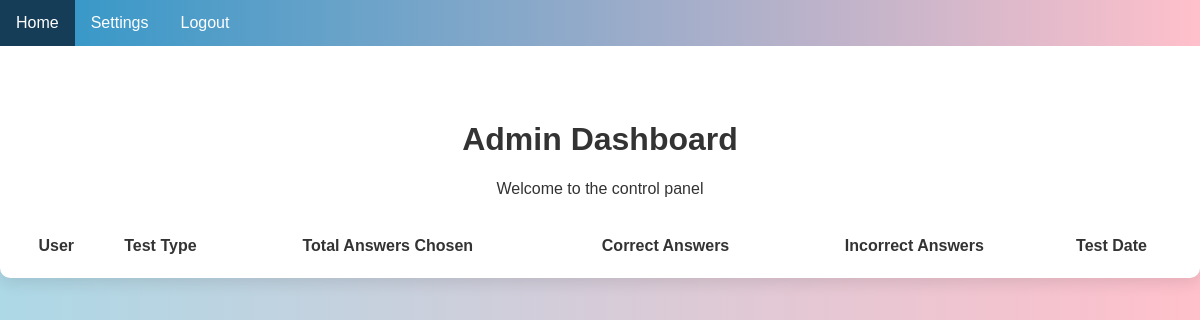
/dashboard (signed in), run on an earlier commit of the app's database.
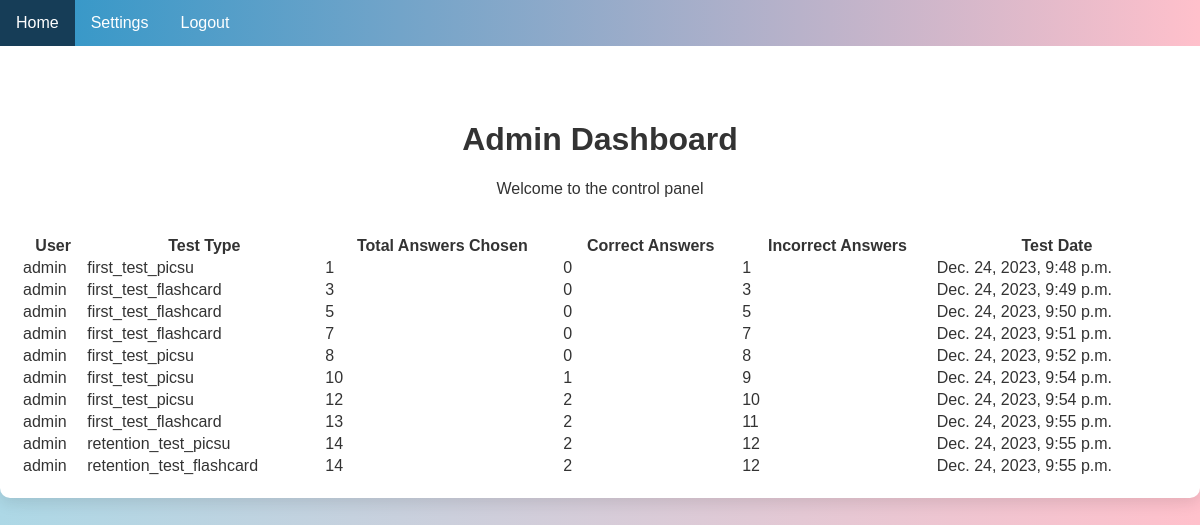
And on a later commit of the database.
### study/models.py (models this page shows, shortened)
class UserTestScore(models.Model):
    user = models.ForeignKey(User, on_delete=models.CASCADE)
    type = models.CharField(max_length=32, null=True)
    total_answers_chosen = models.IntegerField(default=0)
    correct_answers_count = models.IntegerField(default=0)
    incorrect_answers_count = models.IntegerField(default=0)
    test_date = models.DateTimeField(auto_now_add=True)

### study/views.py (the view)
# urls.py: path("dashboard", views.dashboard, name="dashboard"),
@login_required
def dashboard(request):
    if request.method == "GET":
        test_scores = UserTestScore.objects.all().select_related('user')
        return render(request, "study/dashboard.html", {'test_scores': test_scores})

### study/templates/study/dashboard.html (shortened to what this page needs)
<!DOCTYPE html>
<html lang="en">
<head>
</head>
<body>
    {% include 'study/navbar.html' %}
    <div class="container">
        <div class="dashboard-header">
            <h1>Admin Dashboard</h1>
            <p>Welcome to the control panel</p>
        </div>
        <div class="dashboard-content">
            <table>
                <tr>
                    <th>User</th>
                    <th>Test Type</th>
                    <th>Total Answers Chosen</th>
                    <th>Correct Answers</th>
                    <th>Incorrect Answers</th>
                    <th>Test Date</th>
                </tr>
                {% for score in test_scores %}
                <tr class="{{ score.type }}">
                    <td>{{ score.user.username }}</td>
                    <td>{{ score.type }}</td>
                    <td>{{ score.total_answers_chosen }}</td>
                    <td>{{ score.correct_answers_count }}</td>
                    <td>{{ score.incorrect_answers_count }}</td>
                    <td>{{ score.test_date }}</td>
                </tr>
                {% endfor %}
            </table>
        </div>
    </div>
</body>
</html>

### study/templates/study/navbar.html (shortened to what this page needs)
<!DOCTYPE html>
<html lang="en">
<head>
</head>
<body>
<div class="navbar" id="myNavbar">
    <a href="/study/home">Home</a>
    <a href="#settings" onclick="showComingSoonAlert()">Settings</a>
    <a href="/user/logout">Logout</a>
</div>
</body>
</html>

### study/templates/study/dashboard.html (style rules this page uses)
body { font-family: 'Arial', sans-serif; margin: 0; top: 150px; padding-top: 50; background: linear-gradient(to right, lightblue, pink); color: #333; height: 100vh; }
.container { max-width: 1200px; margin: 30px auto; padding: 20px; background: #fff; border-radius: 10px; box-shadow: 0 5px 15px rgba(0,0,0,0.1); }
.dashboard-header { text-align: center; padding-top: 50px; padding-bottom: 20px; }
.dashboard-content { display: grid; grid-template-columns: repeat(auto-fit, minmax(300px, 1fr)); gap: 20px; }

### study/templates/study/navbar.html (style rules this page uses)
.navbar { overflow: hidden; position: fixed; top: 0; width: 100%; z-index: 1000; background-image: linear-gradient(to left, pink, #2c96c8); }
.navbar a { float: left; display: block; color: white; text-align: center; padding: 14px 16px; text-decoration: none; }

What changed in the data, as far as the page shows it:
added UserTestScore: user.username "admin", type "first_test_picsu", total_answers_chosen "1", correct_answers_count "0", incorrect_answers_count "1", test_date "Dec. 24, 2023, 9:48 p.m."
added UserTestScore: user.username "admin", type "first_test_flashcard", total_answers_chosen "3", correct_answers_count "0", incorrect_answers_count "3", test_date "Dec. 24, 2023, 9:49 p.m."
added UserTestScore: user.username "admin", type "first_test_flashcard", total_answers_chosen "5", correct_answers_count "0", incorrect_answers_count "5", test_date "Dec. 24, 2023, 9:50 p.m."
added UserTestScore: user.username "admin", type "first_test_flashcard", total_answers_chosen "7", correct_answers_count "0", incorrect_answers_count "7", test_date "Dec. 24, 2023, 9:51 p.m."
added UserTestScore: user.username "admin", type "first_test_picsu", total_answers_chosen "8", correct_answers_count "0", incorrect_answers_count "8", test_date "Dec. 24, 2023, 9:52 p.m."
added UserTestScore: user.username "admin", type "first_test_picsu", total_answers_chosen "10", correct_answers_count "1", incorrect_answers_count "9", test_date "Dec. 24, 2023, 9:54 p.m."
added UserTestScore: user.username "admin", type "first_test_picsu", total_answers_chosen "12", correct_answers_count "2", incorrect_answers_count "10", test_date "Dec. 24, 2023, 9:54 p.m."
added UserTestScore: user.username "admin", type "first_test_flashcard", total_answers_chosen "13", correct_answers_count "2", incorrect_answers_count "11", test_date "Dec. 24, 2023, 9:55 p.m."
added UserTestScore: user.username "admin", type "retention_test_picsu", total_answers_chosen "14", correct_answers_count "2", incorrect_answers_count "12", test_date "Dec. 24, 2023, 9:55 p.m."
added UserTestScore: user.username "admin", type "retention_test_flashcard", total_answers_chosen "14", correct_answers_count "2", incorrect_answers_count "12", test_date "Dec. 24, 2023, 9:55 p.m."
